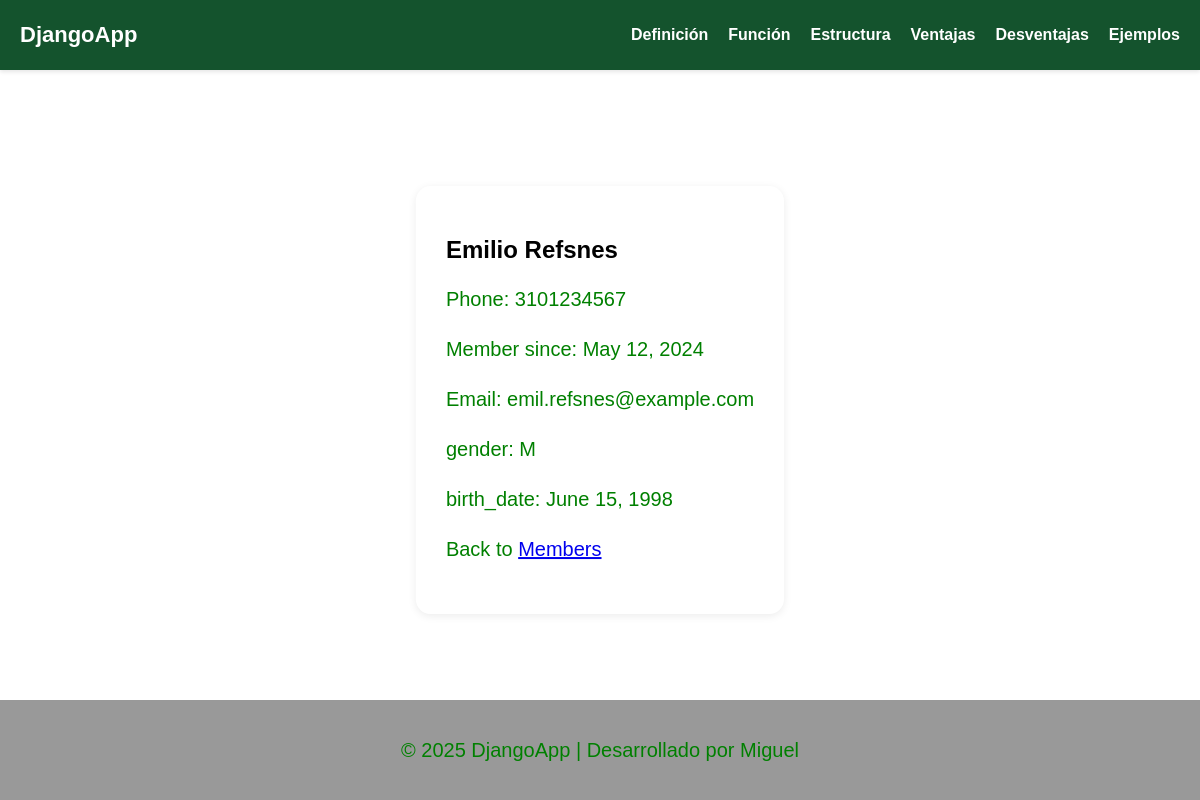
Screenshot of /all_members/details/1 with the database file from the repository.
### members/models.py (models this page shows, shortened)
class Member(models.Model):
    firstname = models.CharField(max_length=30)
    lastname = models.CharField(max_length=30)
    phone = models.IntegerField(null=True)
    joined_date = models.DateField(null=True)
    email = models.EmailField(max_length=30, null=True)
    gender = models.CharField(
        max_length=1, choices=[("M", "Male"), ("F", "Female")], null=True
    )
    birth_date = models.DateField(null=True)

### members/views.py (the view)
# urls.py: path("all_members/details/<int:id>", views.details, name="details"),
def details(request, id):
    mymember = Member.objects.get(id=id)
    template = loader.get_template("details.html")
    context = {
        "mymember": mymember,
    }
    return HttpResponse(template.render(context, request))

### members/templates/details.html (shortened to what this page needs)
{% extends 'master.html' %} {%block title %}Miembro{% endblock %}
{%block content%}
<section >
    <h1>{{ mymember.firstname }} {{ mymember.lastname }}</h1>
    <p>Phone: {{ mymember.phone }}</p>
    <p>Member since: {{ mymember.joined_date }}</p>
    <p>Email: {{ mymember.email }}</p>
    <p>gender: {{ mymember.gender }}</p>
    <p>birth_date: {{ mymember.birth_date }}</p>
    <p>Back to <a href="/all_members">Members</a></p>
  </body>
{%endblock content%}

### members/templates/master.html (style rules this page uses)
body, html { margin: 0; padding: 0; height: 100%; overflow: hidden; font-family: Arial, sans-serif; }
p { color: green; font-size: 20px; font-family: Arial, sans-serif; line-height: 1.5; }
section { position: absolute; top: 50%; left: 50%; transform: translate(-50%, -50%); box-shadow: 0 2px 8px rgba(0, 0, 0, 0.08); background: rgba(255, 255, 255, 0.42); border-radius: 15px; padding: 30px; }

### rows the page displays
Member: firstname "Emilio", lastname "Refsnes", phone "3101234567", joined_date "May 12, 2024", email "emil.refsnes@example.com", gender "M", birth_date "June 15, 1998"
